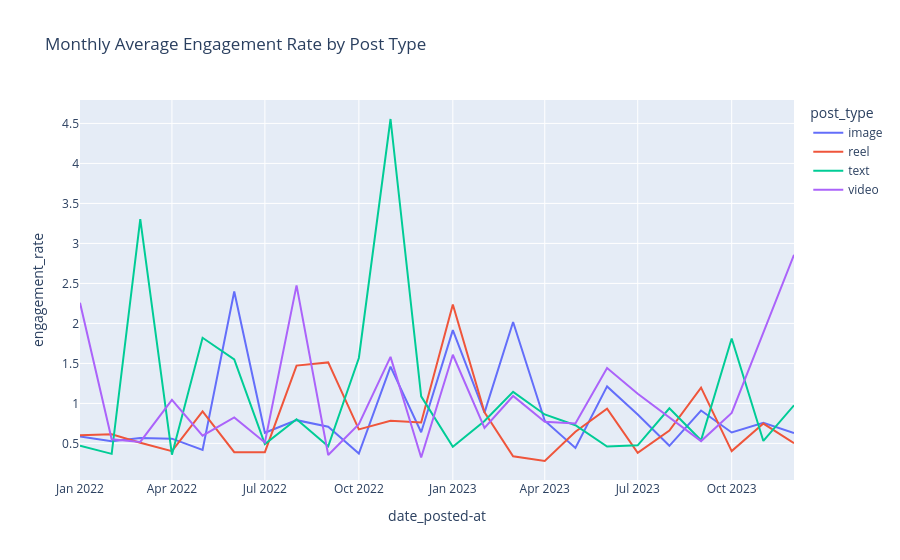

The notebook cell this image was saved under:
### Markdown cell above
# Plotly (Interactive)
○ Interactive line chart/bar chart/bubble/scatter chart

### Code cell
import plotly.express as px
df_monthly = df_clean.groupby([df_clean['date_posted-at'].dt.to_period('M'), 'post_type'])['engagement_rate'].mean().reset_index()
df_monthly['date_posted-at'] = df_monthly['date_posted-at'].dt.to_timestamp()

import plotly.express as px
fig = px.line(df_monthly,
              x='date_posted-at',
              y='engagement_rate',
              color='post_type',
              title='Monthly Average Engagement Rate by Post Type')
fig.show()
